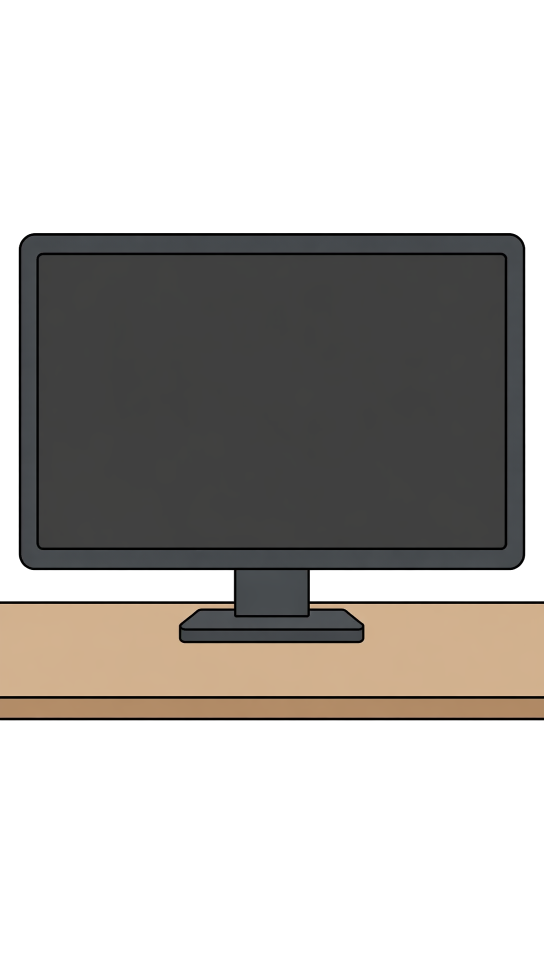
#> input picture assets/resources/art/bg/bg-office.png, 1088 x 1920 px, found by its file name (shown at 1/2 size)
$ python widen-desk.py
#> lines starting #> are read from the running program, lines starting #| are printed output that depends on the picture
"""
把原图 bg-office.png 重新生成为 1:1 恢复版，只加宽桌子：
- 画布宽度从 1088 扩到 1400，高度 1920 不变
- 显示器居中保持不动
- 桌子 band (y=1288~1434) 向左右延伸到新画布边缘
- 桌子上面和下面的空白区域用墙面底色填充
"""
from PIL import Image

SRC = "assets/resources/art/bg/bg-office.png"
NEW_W = 1400  # 新画布宽度 +312px (+29%)
H = 1920

im = Image.open(SRC).convert("RGBA")
#> im is the input picture: PIL image 1088x1920 RGBA; mean R, G, B, A 180.9, 177.7, 174.2, 116.3
old_w = im.size[0]
#> old_w = 1088
px = im.load()

# 墙面底色（取原图墙面区域）
wall = (238, 226, 207)  # 米色墙

# 桌面主色（y=1300 x=500）
desk_surface = px[500, 1300][:3]  # ~(209, 177, 142)
#> desk_surface = (210, 177, 142)
# 桌前脸主色（y=1410 x=500）
desk_front = px[500, 1410][:3]  # ~(178, 139, 102)
#> desk_front = (178, 139, 103)
# 黑色描边
outline = (30, 26, 22)

# 创建新画布，左右扩展，居中放原图
offset_x = (NEW_W - old_w) // 2
#> offset_x = 156
new_im = Image.new("RGBA", (NEW_W, H), (wall[0], wall[1], wall[2], 255))
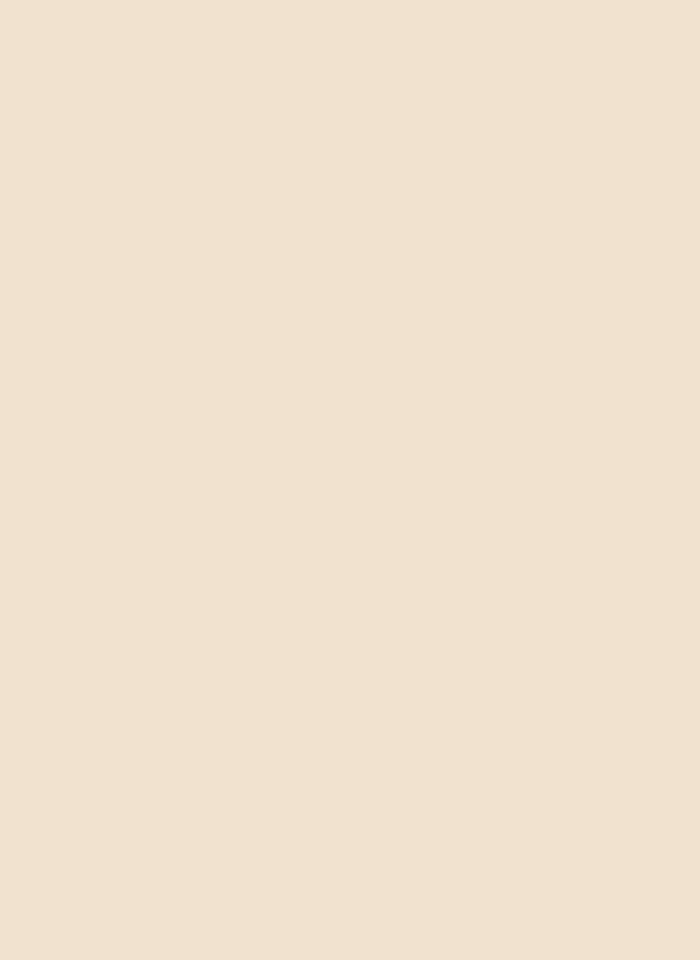
#> new_im: PIL image 1400x1920 RGBA (shown at 1/2 size); mean R, G, B, A 238, 226, 207, 255
new_px = new_im.load()

# 1. 先画墙面（已经通过 new_im 默认色完成）
# 2. 把原图贴到中间
for y in range(H):
    for x in range(old_w):
        r, g, b, a = px[x, y]
        if a > 0:
            new_px[offset_x + x, y] = (r, g, b, a)
        # 透明区域不留，保持墙色

# 3. 桌子表面带 (y=1288~1391) 向左右延伸
desk_surface_start = 1288
desk_surface_end = 1392
for y in range(desk_surface_start, desk_surface_end):
    # 取原图桌面该行的主色
    ref = px[500, y][:3]
    # 左延伸
    for x in range(0, offset_x):
        new_px[x, y] = (ref[0], ref[1], ref[2], 255)
    # 右延伸
    for x in range(offset_x + old_w, NEW_W):
        new_px[x, y] = (ref[0], ref[1], ref[2], 255)
#> this loop made 104 passes
#> ref on passes 1 to 12: (210, 178, 142), (210, 177, 141), (209, 176, 141), (209, 176, 141), (209, 176, 142), (209, 176, 142), (209, 177, 142), (209, 177, 142), (209, 177, 142), (209, 177, 142), (210, 177, 142), (210, 177, 142)

# 4. 桌面前沿黑线 (y=1391~1397) 向左右延伸
for y in range(1391, 1397):
    for x in range(0, offset_x):
        new_px[x, y] = (0, 0, 0, 255)
    for x in range(offset_x + old_w, NEW_W):
        new_px[x, y] = (0, 0, 0, 255)

# 5. 桌子前脸 (y=1397~1435) 向左右延伸
for y in range(1397, 1435):
    ref = px[500, y][:3]
    for x in range(0, offset_x):
        new_px[x, y] = (ref[0], ref[1], ref[2], 255)
    for x in range(offset_x + old_w, NEW_W):
        new_px[x, y] = (ref[0], ref[1], ref[2], 255)
#> this loop made 38 passes
#> ref on passes 1 to 12: (91, 73, 55), (177, 145, 112), (177, 140, 105), (178, 140, 103), (178, 139, 102), (177, 139, 102), (178, 139, 103), (178, 139, 103), (178, 139, 103), (178, 139, 102), (178, 139, 103), (178, 139, 103)

# 6. 桌子下边线 (y=1435~1440) 向左右延伸
for y in range(1435, 1440):
    for x in range(0, offset_x):
        new_px[x, y] = (outline[0], outline[1], outline[2], 255)
    for x in range(offset_x + old_w, NEW_W):
        new_px[x, y] = (outline[0], outline[1], outline[2], 255)

new_im.save(SRC, "PNG", optimize=True)
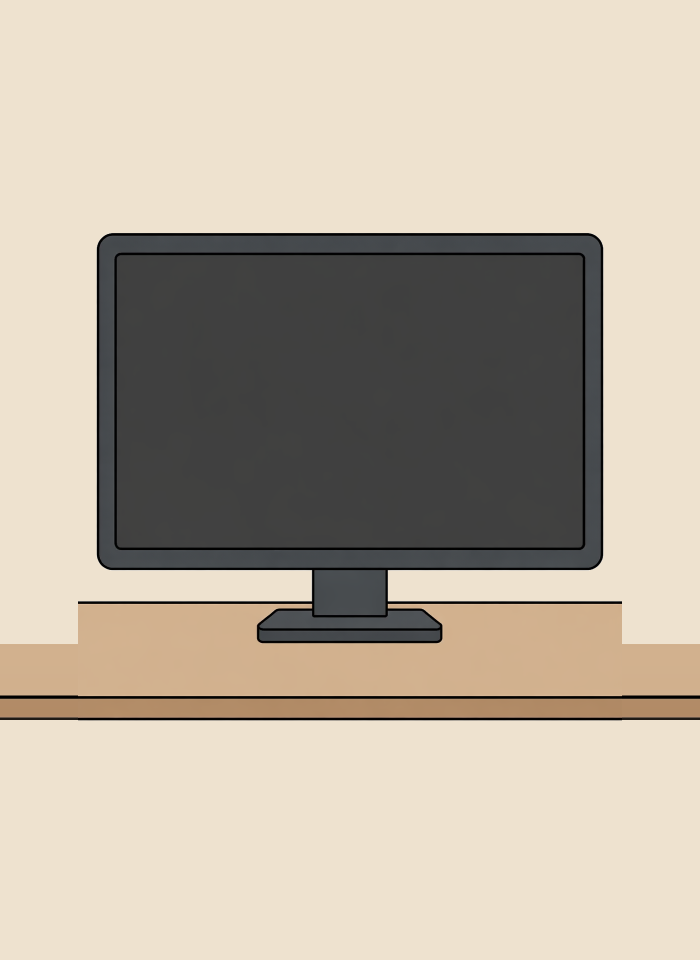
#> saved as bg-office.png: PIL image 1400x1920 RGBA (shown at 1/2 size); mean R, G, B, A 186, 175.4, 160.2, 255; transparent parts drawn white
print(f"canvas: {old_w}→{NEW_W} (+{NEW_W-old_w}px, +{100*(NEW_W-old_w)//old_w}%),"
      f" desk surface band y={desk_surface_start}~{desk_surface_end},"
      f" front face y={1397}~1435, edge y=1435~1440")
#| canvas: 1088→1400 (+312px, +28%), desk surface band y=1288~1392, front face y=1397~1435, edge y=1435~1440
